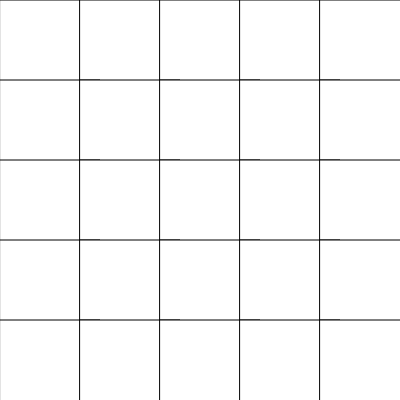
Frame 1 (no input)
Frame 60 (no input): identical to frame 1, image omitted
Frame 120 (the mouse pressed at the canvas centre since frame 60): identical to frame 1, image omitted

The p5.js sketch that drew this single still picture (run headless with seeded random() and noise() and a simulated clock; from frame 60 on, the mouse is pressed at the canvas centre):

// p5.js sketch
// ── sketch.js
// Four in a row
// by M. S. R. Sudbury
// https://www.msudbury.uk

let grid;
let cols;
let rows;
let w;
let h;

function setup() {
    grid = [];
    cols = 5;
    rows = 5;
    createCanvas(400,400);
    w = width / cols;
    h = height / rows;
}

function draw() {
    for (let i=0; i<rows; i++) {
        for (let j=0; j<cols; j++) {
            square(j*w, i*h, 100);
        }
    }
}
